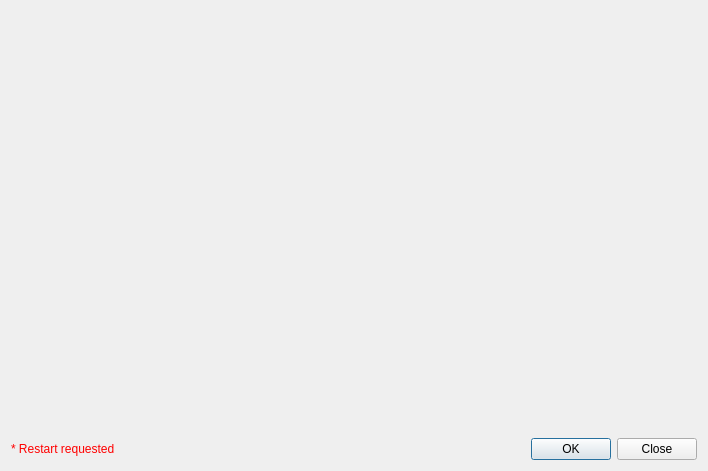
<?xml version="1.0" encoding="UTF-8"?>
<ui version="4.0">
 <class>qSlicerExtensionsManagerDialog</class>
 <widget class="QDialog" name="qSlicerExtensionsManagerDialog">
  <property name="geometry">
   <rect>
    <x>0</x>
    <y>0</y>
    <width>708</width>
    <height>471</height>
   </rect>
  </property>
  <property name="windowTitle">
   <string>Extensions Manager</string>
  </property>
  <property name="windowIcon">
   <iconset resource="../qSlicerBaseQTGUI.qrc">
    <normaloff>:/Icons/ExtensionDefaultIcon.svg</normaloff>:/Icons/ExtensionDefaultIcon.svg</iconset>
  </property>
  <layout class="QVBoxLayout" name="verticalLayout">
   <item>
    <widget class="qSlicerExtensionsManagerWidget" name="ExtensionsManagerWidget" native="true">
     <property name="sizePolicy">
      <sizepolicy hsizetype="Preferred" vsizetype="MinimumExpanding">
       <horstretch>0</horstretch>
       <verstretch>0</verstretch>
      </sizepolicy>
     </property>
    </widget>
   </item>
   <item>
    <layout class="QHBoxLayout" name="horizontalLayout">
     <item>
      <widget class="QLabel" name="RestartRequestedLabel">
       <property name="text">
        <string>&lt;font color=&quot;red&quot;&gt;* Restart requested&lt;/font&gt;</string>
       </property>
      </widget>
     </item>
     <item>
      <spacer name="horizontalSpacer">
       <property name="orientation">
        <enum>Qt::Horizontal</enum>
       </property>
       <property name="sizeHint" stdset="0">
        <size>
         <width>40</width>
         <height>20</height>
        </size>
       </property>
      </spacer>
     </item>
     <item>
      <widget class="QDialogButtonBox" name="ButtonBox">
       <property name="orientation">
        <enum>Qt::Horizontal</enum>
       </property>
       <property name="standardButtons">
        <set>QDialogButtonBox::Close|QDialogButtonBox::Ok</set>
       </property>
      </widget>
     </item>
    </layout>
   </item>
  </layout>
 </widget>
 <customwidgets>
  <customwidget>
   <class>qSlicerExtensionsManagerWidget</class>
   <extends>QWidget</extends>
   <header>qSlicerExtensionsManagerWidget.h</header>
   <container>1</container>
  </customwidget>
 </customwidgets>
 <resources>
  <include location="../qSlicerBaseQTGUI.qrc"/>
 </resources>
 <connections>
  <connection>
   <sender>ButtonBox</sender>
   <signal>accepted()</signal>
   <receiver>qSlicerExtensionsManagerDialog</receiver>
   <slot>accept()</slot>
   <hints>
    <hint type="sourcelabel">
     <x>248</x>
     <y>254</y>
    </hint>
    <hint type="destinationlabel">
     <x>157</x>
     <y>274</y>
    </hint>
   </hints>
  </connection>
  <connection>
   <sender>ButtonBox</sender>
   <signal>rejected()</signal>
   <receiver>qSlicerExtensionsManagerDialog</receiver>
   <slot>reject()</slot>
   <hints>
    <hint type="sourcelabel">
     <x>316</x>
     <y>260</y>
    </hint>
    <hint type="destinationlabel">
     <x>286</x>
     <y>274</y>
    </hint>
   </hints>
  </connection>
 </connections>
</ui>
